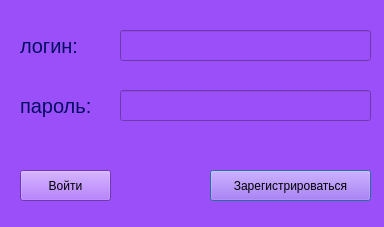
<?xml version="1.0" encoding="UTF-8"?>
<ui version="4.0">
 <class>Dialog</class>
 <widget class="QDialog" name="Dialog">
  <property name="geometry">
   <rect>
    <x>0</x>
    <y>0</y>
    <width>384</width>
    <height>227</height>
   </rect>
  </property>
  <property name="windowTitle">
   <string>Форма регистрации</string>
  </property>
  <property name="styleSheet">
   <string notr="true">background-color: rgb(155, 79, 248);</string>
  </property>
  <widget class="QPushButton" name="pushButton">
   <property name="geometry">
    <rect>
     <x>210</x>
     <y>170</y>
     <width>161</width>
     <height>31</height>
    </rect>
   </property>
   <property name="text">
    <string>Зарегистрироваться</string>
   </property>
  </widget>
  <widget class="QPushButton" name="pushButton_2">
   <property name="geometry">
    <rect>
     <x>20</x>
     <y>170</y>
     <width>91</width>
     <height>31</height>
    </rect>
   </property>
   <property name="text">
    <string>Войти</string>
   </property>
  </widget>
  <widget class="QLabel" name="label_2">
   <property name="geometry">
    <rect>
     <x>20</x>
     <y>20</y>
     <width>71</width>
     <height>51</height>
    </rect>
   </property>
   <property name="styleSheet">
    <string notr="true">color:rgb(3,14,99); font-size:15pt;</string>
   </property>
   <property name="text">
    <string>логин:</string>
   </property>
  </widget>
  <widget class="QLineEdit" name="lineEdit">
   <property name="geometry">
    <rect>
     <x>120</x>
     <y>30</y>
     <width>251</width>
     <height>31</height>
    </rect>
   </property>
   <property name="text">
    <string/>
   </property>
  </widget>
  <widget class="QLabel" name="label_3">
   <property name="geometry">
    <rect>
     <x>20</x>
     <y>80</y>
     <width>91</width>
     <height>51</height>
    </rect>
   </property>
   <property name="styleSheet">
    <string notr="true">color:rgb(3,14,99); font-size:15pt;</string>
   </property>
   <property name="text">
    <string>пароль:</string>
   </property>
  </widget>
  <widget class="QLineEdit" name="lineEdit_2">
   <property name="geometry">
    <rect>
     <x>120</x>
     <y>90</y>
     <width>251</width>
     <height>31</height>
    </rect>
   </property>
   <property name="text">
    <string/>
   </property>
  </widget>
 </widget>
 <resources/>
 <connections/>
</ui>
